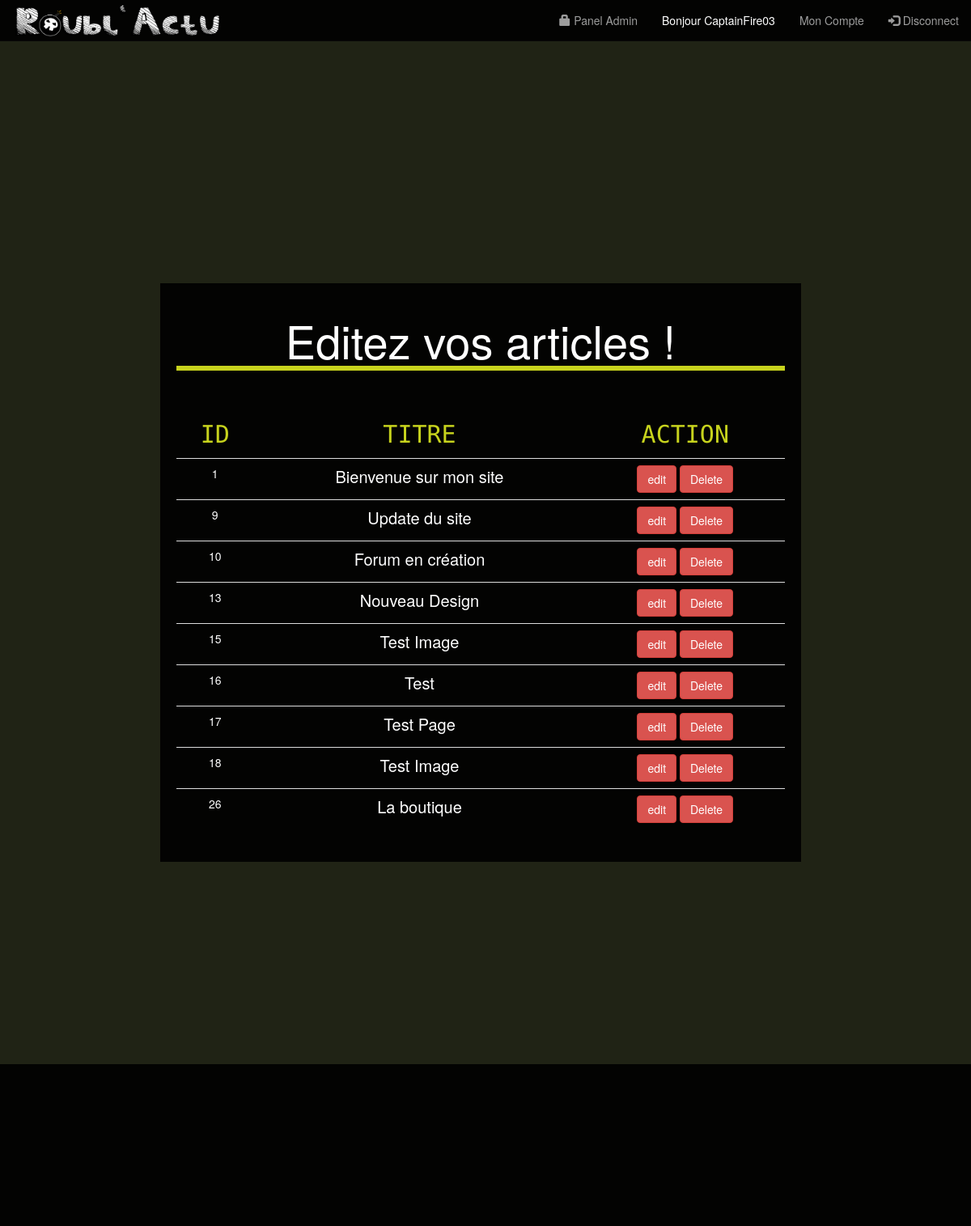
Page /admin.php?p=posts.edit (signed in) on the earlier database version.
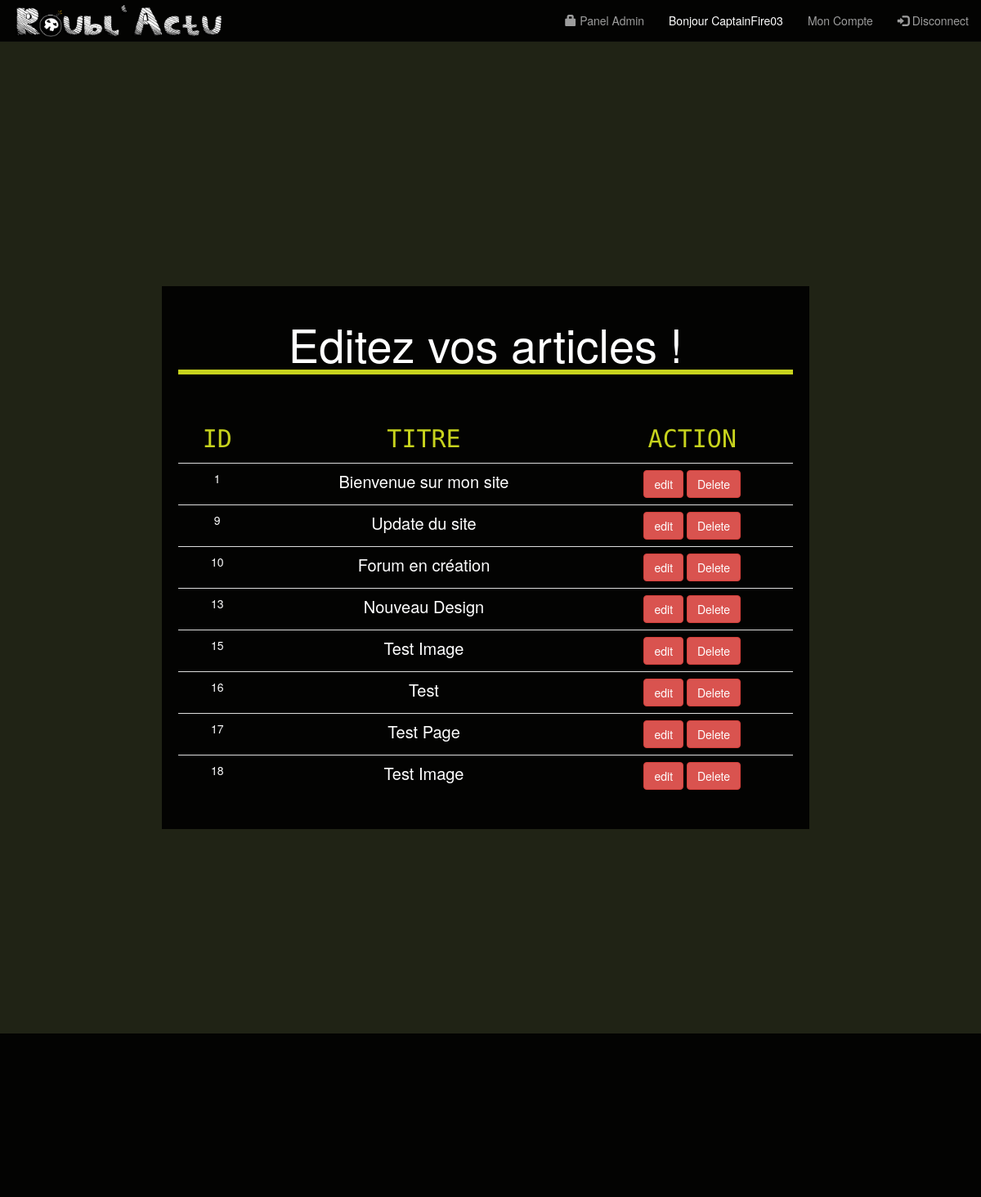
Same page on the later database version.
### tables this page shows
CREATE TABLE `articles` (
  `id` int(11) NOT NULL,
  `titre` varchar(25) NOT NULL,
  `contenu` longtext NOT NULL,
  `date_creation` date NOT NULL,
  `category_id` int(11) DEFAULT NULL,
  `auteur` varchar(20) NOT NULL,
  `img` varchar(255) NOT NULL
);

### app/App.php (called while the page is built, shortened)
<?php
class App
{
	private static $_instance;
	private $db_instance;
	public static function load()
	{
		require ROOT.'/app/Autoloader.php';
		require ROOT.'/core/Autoloader.php';
	}
	public static function getInstance(){
		if (is_null(self::$_instance)){
			self::$_instance = new App();
		}
		return self::$_instance;
	}
	public function getTable($name){
		return new $class_name($this->getDb());
	}
	public function getDb(){
		$config = Config::getInstance(ROOT.'/config/config.php');
		if (is_null($this->db_instance)){
				$this->db_instance = new MysqlDatabase(
					$config->get('db_name'),
					$config->get('db_user'),
					$config->get('db_pass'),
					$config->get('db_host'));
		}
		return $this->db_instance;
	}
}

### app/Autoloader.php (called while the page is built, shortened)
<?php
class Autoloader
{
		static function autoload($class)
		{
			if(strpos($class, __NAMESPACE__.'\\') === 0){
				$class = str_replace(__NAMESPACE__.'\\', '', $class);
				$class = str_replace('\\', '/', $class);
			}
		}
}

### core/Autoloader.php (called while the page is built, shortened)
<?php
class Autoloader
{
		static function autoload($class)
		{
			if(strpos($class, __NAMESPACE__.'\\') === 0){
				$class = str_replace(__NAMESPACE__.'\\', '', $class);
				$class = str_replace('\\', '/', $class);
			}
		}
}

### core/Config.php (called while the page is built, shortened)
<?php
class Config
{
	private static $_instance;
	private $settings = [];
	public static function getInstance($file){
		if(is_null(self::$_instance)){
			self::$_instance = new Config($file);
		}
		return self::$_instance;
	}
	public function __construct($file){
		$this->settings = require($file);
	}
	public function get($key){
		return $this->settings[$key];
	}
}

### config/config.php (called while the page is built)
<?php
return array(
	"db_user" => "root",
	"db_pass" => "",
	"db_name" => "newapp",
	"db_host" => "localhost"
	);

### core/Table/Table.php (called while the page is built, shortened)
<?php
class Table
{
	protected $db;
	protected $table;
	public function __construct(Database $db){
		$this->db = $db;
	}
	public function all(){
		return $this->query("
							SELECT *
							FROM ".$this->table."
							");
	}
	public function query($statement, $attributes = null, $one=false)
	{
		if ($attributes) {
			return $this->db->prepare(
				$statement,
				$attributes,
				str_replace('Table', 'Entity', get_class($this)),
				$one);
		}else{
			return $this->db->query(
				$statement,
				str_replace('Table', 'Entity', get_class($this)),
				$one);
		}
	}
}

### core/Database/MysqlDatabase.php (called while the page is built, shortened)
<?php
class MysqlDatabase extends Database
{
	private $db_name;
	private $db_user;
	private $db_pass;
	private $db_host;
	private $pdo;
	function __construct($db_name, $db_user='root', $db_pass='', $db_host='localhost')
	{
			$this->db_name= $db_name;
			$this->db_user= $db_user;
			$this->db_pass= $db_pass;
			$this->db_host= $db_host;
	}
	private function getPdo(){
		if($this->pdo === null){
		 	$pdo = new PDO('mysql:dbname='.$this->db_name.';host='.$this->db_host.';charset=UTF8',
		 	 			$this->db_user,
		 	 			$this->db_pass);
  			$pdo->setAttribute(	PDO::ATTR_ERRMODE,
  								PDO::ERRMODE_EXCEPTION);
  			$this->pdo = $pdo;
  		}
  		return $this->pdo;
	}
	public function query($statement, $class_name = null, $one= false){
		$req = $this->getPdo()->query($statement);
		if (is_null($class_name)) {
			$req->setFetchMode(PDO::FETCH_OBJ);
		}else{
			$req->setFetchMode(PDO::FETCH_CLASS, $class_name);
		}
		if ($one===false){
			$datas= $req->fetchAll();
		}else{
			$datas= $req->fetch();
		}
		return $datas;
	}
}

### pages/admin/posts/index.php (the view, shortened to what this page needs)
<?php
$posts = App::getInstance()->getTable('Post')->all();
?>
<div class="row" style="width: 99%">
<div class="col-md-2"></div>
<div class="col-md-8" id="zoneAdmin">
<h1 style="font-size: 4em; margin-bottom: 50px; border-bottom:6px solid  rgb(199,211,29);">Editez vos articles !</h1>
<table class="table">
	<thead>
		<tr>
			<td class="description">ID</td>
			<td class="description">TITRE</td>
			<td class="description">ACTION</td>
		</tr>
	</thead>
	<tbody>
	<?php foreach ($posts as $post) : ?>
		<tr>
		<td><?= $post->id; ?></td>
		<td  class="action"><?= $post->titre; ?></td>
		<td><a href="admin.php?p=posts.single&id=<?=$post->id;?>" ><button class="btn btn-danger">edit</button>
<form method="post" action="admin.php?p=posts.delete" style="display: inline-block;">
	<input class="btn btn-danger" type="submit" name="OK" value="Delete">
</form>
			</a>
		</td>
		</tr>
	<?php endforeach; ?>
	</tbody>
</table>
</div>

Differences in the rows shown:
removed articles: id "26", titre "La boutique"
